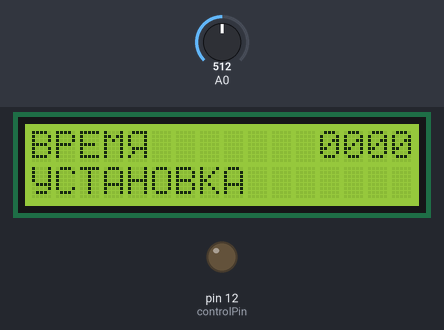
The sketch below on a simulated Arduino Uno, built with avr-gcc and run on an emulated ATmega328P. Shown: 16×2 character LCD, output pins drawn as LEDs (lit = HIGH). Inputs (shaded band) come from the test bench; at power-on: A0 = 512.

Above: at 1.2 s.
1.3 s: A0 set to 900
At 2.5 s:
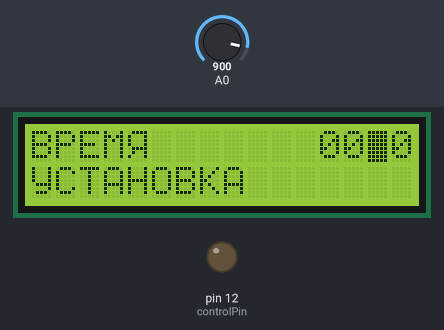
2.8 s: A0 set to 777
4.3 s: A0 set to 744
At 4.9 s:
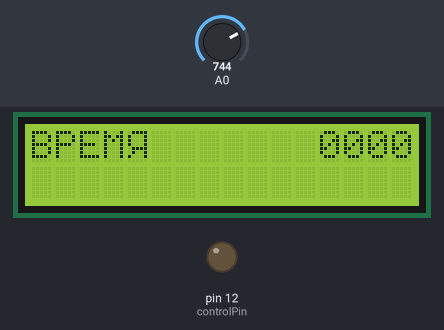
5.8 s: A0 set to 1009
At 6.1 s:
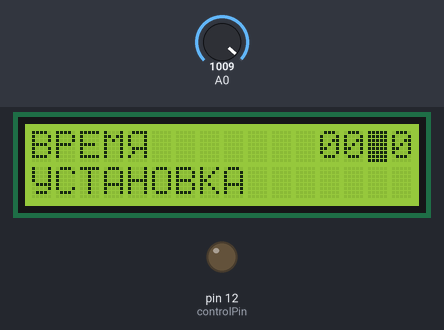
7.3 s: A0 set to 716
At 8.4 s:
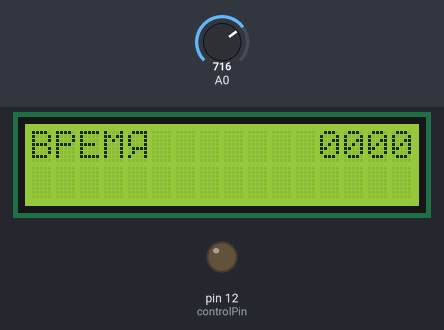
8.8 s: A0 set to 1023
At 9.6 s:
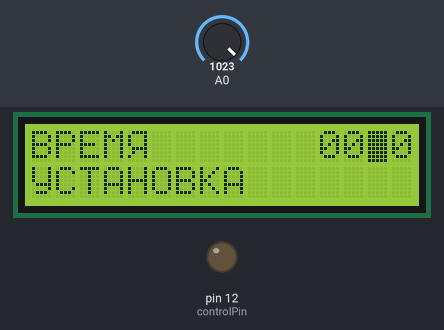
Timing chart, 0 to 11.3 s (numbered marks = the images above; inputs shaded):
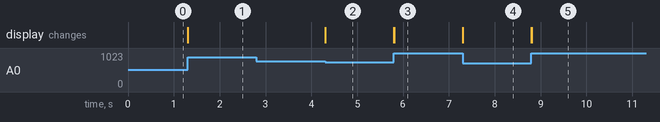

Measured:
- the behaviour switches between 760 and 759 on A0 (found by bisection; images 1 and 2)
- after the input at 1.3 s, the display: changes at once (image 1)
- after the input at 2.8 s, every drawn part: stays the same
- after the input at 4.3 s, the display: changes at once (image 2)
- after the input at 5.8 s, the display: first changes at once (image 3 shows a later state)
- after the input at 7.3 s, the display: changes at once (image 4)
- after the input at 8.8 s, the display: first changes at once (image 5 shows a later state)

The sketch:

Simple_Timer.ino
```cpp
// http://blog.gengen.ru/

#include <LiquidCrystal.h>
#include <LCDKeypad.h>

LCDKeypad lcd;

int controlPin=12;          // Номер контакта для управляющего сигнала на реле

int seconds[4];             // Массив для установки времени поразрядно
int n=3;                    // Позиционируем курсор на 4-й разряд
unsigned long timer;
int buttonPressed;
byte c_ya[8] = {
  B01111,
  B10001,
  B10001,
  B10001,
  B01111,
  B01001,
  B10001,
  B00000,
};
byte c_u[8] = {
  B10001,
  B10001,
  B10001,
  B10001,
  B01111,
  B00001,
  B01110,
  B00000,
};
byte c_p[8] = {
  B11111,
  B10001,
  B10001,
  B10001,
  B10001,
  B10001,
  B10001,
  B00000,
};
byte c_ch[8] = {
  B10001,
  B10001,
  B10001,
  B10001,
  B01111,
  B00001,
  B00001,
  B00000,
};

void setup() {                                      // Создаем "буквы", инициализируем экран, пишем слово "ВРЕМЯ"
  lcd.createChar(1,c_ya);
  lcd.createChar(2,c_u);
  lcd.createChar(3,c_p);
  lcd.createChar(4,c_ch);
  lcd.begin(16, 2);
  lcd.clear();
  lcd.setCursor(0,0);
  lcd.print("BPEM");
  lcd.write(1);
  pinMode(controlPin, OUTPUT);
  digitalWrite(controlPin, LOW);
}

void loop() {
  PrintWSetting();                                  // Пишем слово "УСТАНОВКА"
  PrintTime();                                      // Отображение чисел таймера (в сек.)
  lcd.blink();
  while((buttonPressed=lcd.button())==KEYPAD_NONE)  //Ждем нажатия кнопок
  {
  }
  lcd.noBlink();
  waitReleaseButton();                              // Ждем отпускания кнопки

  switch (buttonPressed) {
    case KEYPAD_RIGHT:                                         // Нажата кнопка "R"
      if (n<3) n=n+1;
      break;
    case KEYPAD_LEFT:                                         // Нажата кнопка "L"
      if (n>0) n=n-1;
      break;
    case KEYPAD_UP:                                         // Нажата кнопка "UP" - увеличиваем только цифру под курсором, с переходом с 9 на 0
      if (seconds[n]<9) {
        seconds[n]=seconds[n]+1;
      }
      else if (seconds[n]>8) {
        seconds[n]=0;
      }
      break;
    case KEYPAD_DOWN:                                         // Нажата кнопка "DOWN" - уменьшаем только цифру под курсором, с переходом с 0 на 9
      if (seconds[n]>0) {
        seconds[n]=seconds[n]-1;
      }
      else if (seconds[n]<1) {
        seconds[n]=9;
      }
      break;
    case KEYPAD_SELECT:                                         // Нажата кнопка "Start/Pause"
        unsigned long startTime = millis();
        unsigned long stopTime = millis()+timer*1000;
        PrintWCountdown();                          // Пишем слово "ОТСЧЕТ"
        digitalWrite(controlPin, HIGH);             // Замыкаем реле
        while(millis()<stopTime) {                  // Запускаем таймер
          int t = int((stopTime-millis())/1000)+1;
          if (lcd.button()==KEYPAD_SELECT) {                    // Перехват нажатия кнопки "Start/Pause"
            unsigned long startPause = millis();    // Запоминаем время нажатия на паузу
            PrintWPause();                          // Пишем слово "ПАУЗА"
            digitalWrite(controlPin, LOW);          // Размыкаем реле
            while(lcd.button()!=KEYPAD_NONE)        // Ждем отпускания кнопки
            {
            }
            lcd.setCursor(0,1);
            while(lcd.button()!=KEYPAD_SELECT)      // Ждем повторного нажатия кнопки "Start/Pause" (здесь надо помигать словом "ПАУЗА")
            {
            }
            waitReleaseButton();
            unsigned long stopPause = millis();
            stopTime=stopTime+stopPause-startPause; // Увеличиваем время остановки таймера на время паузы
            PrintWCountdown();                      // Пишем слово "ОТСЧЕТ"
            digitalWrite(controlPin, HIGH);         // Замыкаем реле
          }

          lcd.setCursor(12,0);
          if (int(t) <= 9) {
            lcd.print("   ");                       // Установка для 0-9
          }
          else if (t <= 99) {
            lcd.print("  ");                        // Установка для 10-99
          }
          else if (t <= 999) {
            lcd.print(" ");                         // Установка для 100-999
          }
          lcd.print(t);
        }
        digitalWrite(controlPin, LOW);              // Размыкаем реле
      break;
  }

}


//                    //
// Подпрограммы здесь //
//                    //

void PrintWSetting() {
  lcd.setCursor(0,1);
  lcd.write(2);
  lcd.print("CTAHOBKA ");
}

void PrintWCountdown() {
  lcd.setCursor(0,1);
  lcd.print("OTC");
  lcd.write(4);
  lcd.print("ET    ");
}

void PrintTime() {
  lcd.setCursor(12,0);
  for (int i=0; i<4; i++){
    lcd.print(seconds[i]);
  }
  lcd.setCursor(n+12,0);
}

void PrintWPause() {
  lcd.setCursor(0,1);
  lcd.write(3);
  lcd.print("A");
  lcd.write(2);
  lcd.print("3A     ");
}

void waitReleaseButton() {
  if (lcd.button()==KEYPAD_SELECT){
    lcd.setCursor(0,1);
    lcd.print("          ");
    timer=seconds[0]*1000+seconds[1]*100+seconds[2]*10+seconds[3];
  }
  delay(50);
  while(lcd.button()!=KEYPAD_NONE)
  {
  }
}
```
